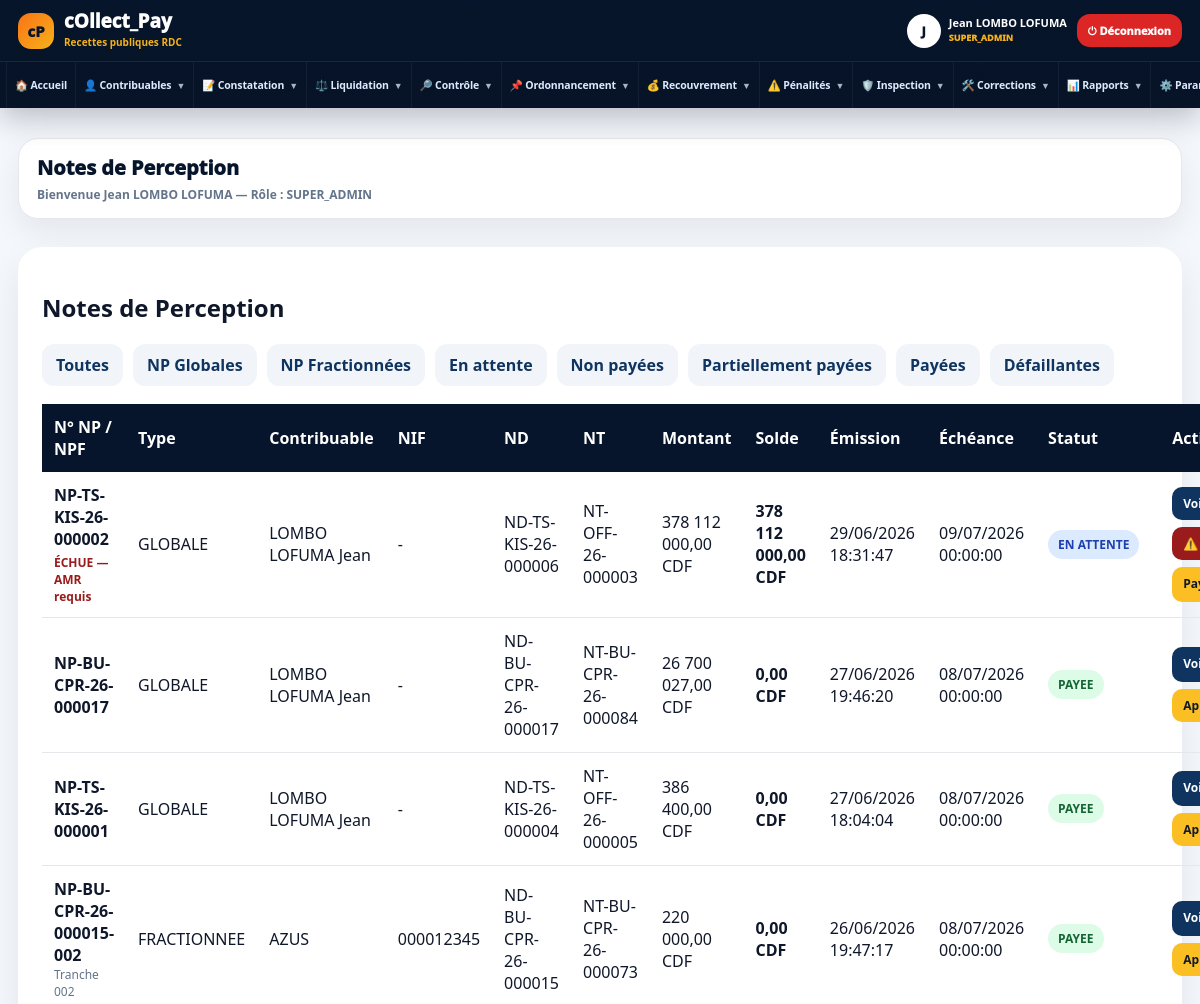
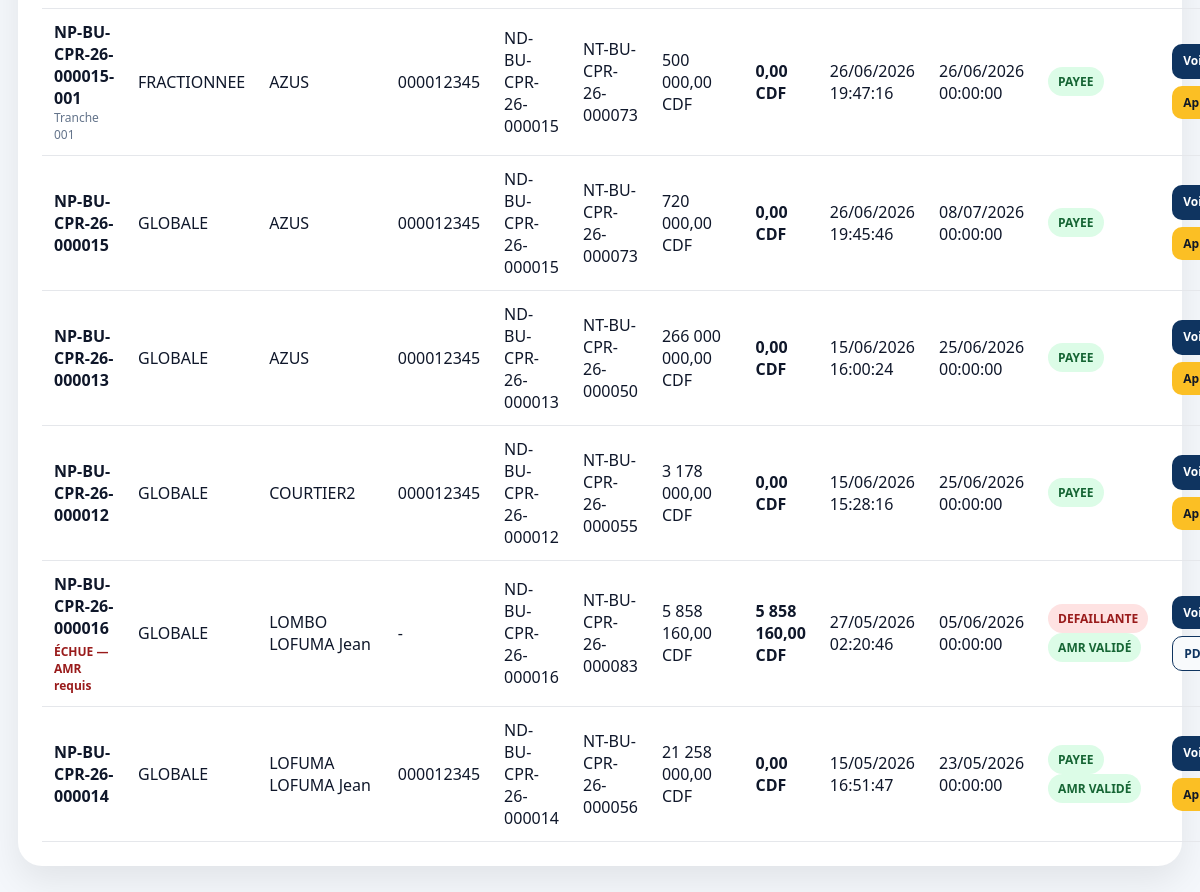
Page /modules/ordonnancement/np_list.php (signed in) on the committed database (2 pictures, top to bottom).
### tables this page shows
CREATE TABLE `notes_perception` (
  `id` int(11) NOT NULL,
  `numero_np` varchar(80) NOT NULL,
  `note_debit_id` int(11) NOT NULL,
  `date_ordonnancement` date DEFAULT NULL,
  `date_echeance` date DEFAULT NULL,
  `montant_total` decimal(18,2) DEFAULT 0.00,
  `penalite_recouvrement` decimal(18,2) DEFAULT 0.00,
  `banque_id` int(11) DEFAULT NULL,
  `compte_bancaire` varchar(150) DEFAULT NULL,
  `est_fractionnee` tinyint(1) DEFAULT 0,
  `statut_fractionnement` enum('aucun','en_cours','fractionnee') DEFAULT 'aucun',
  `statut` enum('en_attente','non_payee','partiellement_payee','payee','defaillante','annulee') DEFAULT 'en_attente',
  `user_ordonnateur_id` int(11) DEFAULT NULL,
  `created_at` timestamp NOT NULL DEFAULT current_timestamp(),
  `type_np` enum('globale','fractionnee') DEFAULT 'globale',
  `np_mere_id` int(11) DEFAULT NULL,
  `avis_fractionnement_id` int(11) DEFAULT NULL,
  `numero_tranche` int(11) DEFAULT NULL,
  `declarant_nom` varchar(150) DEFAULT NULL,
  `montant_initial` decimal(18,2) DEFAULT 0.00,
  `montant_paye` decimal(18,2) DEFAULT 0.00,
  `solde_restant` decimal(18,2) DEFAULT 0.00,
  `date_emission` datetime DEFAULT NULL,
  `annotation_autorite` text DEFAULT NULL,
  `sceau_appose` tinyint(1) DEFAULT 0,
  `penalite_assiette` decimal(18,2) DEFAULT 0.00
);

CREATE TABLE `contribuables` (
  `id` int(11) NOT NULL,
  `type_personne` enum('physique','morale','etablissement','ong','autres') NOT NULL,
  `raison_sociale` varchar(255) DEFAULT NULL,
  `nom` varchar(150) DEFAULT NULL,
  `postnom` varchar(150) DEFAULT NULL,
  `prenom` varchar(150) DEFAULT NULL,
  `nif` varchar(100) DEFAULT NULL,
  `rccm` varchar(100) DEFAULT NULL,
  `telephone` varchar(50) DEFAULT NULL,
  `email` varchar(150) DEFAULT NULL,
  `adresse` text DEFAULT NULL,
  `ville` varchar(150) DEFAULT NULL,
  `territoire` varchar(150) DEFAULT NULL,
  `province` varchar(150) DEFAULT NULL,
  `actif` tinyint(1) DEFAULT 1,
  `created_at` timestamp NOT NULL DEFAULT current_timestamp(),
  `code_contribuable` varchar(50) DEFAULT NULL,
  `id_national` varchar(100) DEFAULT NULL,
  `telephone_secondaire` varchar(50) DEFAULT NULL,
  `commune` varchar(150) DEFAULT NULL,
  `quartier` varchar(150) DEFAULT NULL,
  `avenue` varchar(150) DEFAULT NULL,
  `numero_parcelle` varchar(50) DEFAULT NULL,
  `latitude` decimal(12,8) DEFAULT NULL,
  `longitude` decimal(12,8) DEFAULT NULL,
  `photo` varchar(255) DEFAULT NULL,
  `statut` enum('actif','suspendu','radie','decede','contentieux') DEFAULT 'actif'
);

CREATE TABLE `notes_debit` (
  `id` int(11) NOT NULL,
  `numero_nd` varchar(80) NOT NULL,
  `note_taxation_id` int(11) DEFAULT NULL,
  `date_liquidation` date DEFAULT NULL,
  `total_exigible` decimal(18,2) DEFAULT 0.00,
  `penalite_assiette` decimal(18,2) DEFAULT 0.00,
  `observation` text DEFAULT NULL,
  `statut` enum('en_controle','validee','rejete') DEFAULT 'en_controle',
  `ordonnancement_effectue` tinyint(1) DEFAULT 0,
  `user_liquidateur_id` int(11) DEFAULT NULL,
  `created_at` timestamp NOT NULL DEFAULT current_timestamp(),
  `decision` enum('conforme','rejetee','corriger') DEFAULT 'conforme',
  `date_validation` datetime DEFAULT NULL,
  `user_validateur_id` int(11) DEFAULT NULL,
  `montant_acte` decimal(18,2) DEFAULT 0.00,
  `montant_frais_admin` decimal(18,2) DEFAULT 0.00,
  `montant_frais_tech` decimal(18,2) DEFAULT 0.00,
  `montant_total` decimal(18,2) DEFAULT 0.00,
  `penalite_recouvrement` decimal(18,2) DEFAULT 0.00
);

CREATE TABLE `notes_taxation` (
  `id` int(11) NOT NULL,
  `numero_nt` varchar(80) NOT NULL,
  `contribuable_id` int(11) NOT NULL,
  `centre_id` int(11) NOT NULL,
  `service_id` int(11) NOT NULL,
  `exercice` int(11) NOT NULL,
  `statut` enum('brouillon','en_attente_liquidation','liquidee','rejetee','annulee') DEFAULT 'brouillon',
  `total_estime` decimal(18,2) DEFAULT 0.00,
  `devise` varchar(10) DEFAULT 'CDF',
  `taux_change` decimal(18,4) DEFAULT 1.0000,
  `user_taxateur_id` int(11) DEFAULT NULL,
  `created_at` timestamp NOT NULL DEFAULT current_timestamp(),
  `montant_acte_total` decimal(18,2) DEFAULT 0.00,
  `montant_frais_admin_total` decimal(18,2) DEFAULT 0.00,
  `montant_frais_tech_total` decimal(18,2) DEFAULT 0.00,
  `penalite_assiette` decimal(18,2) DEFAULT 0.00,
  `penalite_recouvrement` decimal(18,2) DEFAULT 0.00,
  `source_creation` enum('WEB','PWA_OFFLINE','MOBILE','API') DEFAULT 'WEB'
);

### modules/ordonnancement/np_list.php (the view, shortened to what this page needs)
<?php
require_once "../../auth/check_auth.php";
$params = [];
$whereSql = "";
$stmt = $pdo->prepare("
    SELECT
        np.*,
        nd.numero_nd,
        nt.numero_nt,
        c.type_personne,
        c.raison_sociale,
        c.nom,
        c.postnom,
        c.prenom,
        c.nif
    FROM notes_perception np
    JOIN notes_debit nd ON np.note_debit_id = nd.id
    JOIN notes_taxation nt ON nd.note_taxation_id = nt.id
    JOIN contribuables c ON nt.contribuable_id = c.id
    $whereSql
    ORDER BY np.date_emission DESC
");
$stmt->execute($params);
$notes = $stmt->fetchAll();
function nomContribuableNPList($c)
{
    if (!empty($c['raison_sociale'])) return $c['raison_sociale'];
    return trim(($c['nom'] ?? '') . ' ' . ($c['postnom'] ?? '') . ' ' . ($c['prenom'] ?? ''));
}
function formatDateNPList($date)
{
    return date('d/m/Y H:i:s', strtotime($date));
}
function badgeNP($statut)
{
    $statut = $statut ?? '';
    $label = strtoupper(str_replace('_', ' ', $statut));
    if ($statut === 'payee') {
        return "<span class='badge green'>$label</span>";
    }
    if ($statut === 'defaillante') {
        return "<span class='badge red'>$label</span>";
    }
    return "<span class='badge blue'>$label</span>";
}
function peutPayerNP($n)
{
    return in_array(($n['statut'] ?? ''), [
        'en_attente',
        'non_payee',
        'partiellement_payee',
        'defaillante'
    ]) && (float)($n['solde_restant'] ?? 0) > 0;
}
function getAMRNote($pdo, $noteId)
{
    $stmt = $pdo->prepare("
        SELECT id, statut
        FROM amr
        WHERE note_perception_id = ?
        LIMIT 1
    ");
    $stmt->execute([$noteId]);
    return $stmt->fetch();
}
function noteEstEchue($n)
{
    return (
        !empty($n['date_echeance']) &&
        strtotime(date('Y-m-d')) > strtotime(date('Y-m-d', strtotime($n['date_echeance'])))
    );
}
?>
<!DOCTYPE html>
<html lang="fr">
<head>
<link rel="stylesheet" href="/collect_pay/assets/css/admin.css">
</head>
<body>
<div class="admin-layout">
<?php require_once "../../includes/sidebar.php"; ?>
<main class="main-content">
<?php require_once "../../includes/topbar.php"; ?>
<div class="panel">
    <h2>Notes de Perception</h2>
    <div class="filters">
        <a href="np_list.php">Toutes</a>
        <a href="np_list.php?type=globale">NP Globales</a>
        <a href="np_list.php?type=fractionnee">NP Fractionnées</a>
        <a href="np_list.php?statut=en_attente">En attente</a>
        <a href="np_list.php?statut=non_payee">Non payées</a>
        <a href="np_list.php?statut=partiellement_payee">Partiellement payées</a>
        <a href="np_list.php?statut=payee">Payées</a>
        <a href="np_list.php?statut=defaillante">Défaillantes</a>
    </div>
    <table class="table-premium">
        <tr>
            <th>N° NP / NPF</th>
            <th>Type</th>
            <th>Contribuable</th>
            <th>NIF</th>
            <th>ND</th>
            <th>NT</th>
            <th>Montant</th>
            <th>Solde</th>
            <th>Émission</th>
            <th>Échéance</th>
            <th>Statut</th>
            <th>Actions</th>
        </tr>
        <?php foreach ($notes as $n): ?>
            <?php
            $echue = noteEstEchue($n);
            $amr = getAMRNote($pdo, $n['id']);
            ?>
            <tr>
                <td>
                    <strong><?= htmlspecialchars($n['numero_np']) ?></strong>
                    <?php if (($n['type_np'] ?? '') === 'fractionnee'): ?>
                        <div class="small-muted">
                            Tranche <?= str_pad((int)($n['numero_tranche'] ?? 0), 3, '0', STR_PAD_LEFT) ?>
                        </div>
                    <?php endif; ?>
                    <?php if ($echue && ($n['statut'] ?? '') !== 'payee'): ?>
                        <div class="warning-text">
                            ÉCHUE — AMR requis
                        </div>
                    <?php endif; ?>
                </td>
                <td><?= strtoupper(htmlspecialchars($n['type_np'] ?? '-')) ?></td>
                <td><?= htmlspecialchars(nomContribuableNPList($n)) ?></td>
                <td><?= htmlspecialchars($n['nif'] ?? '-') ?></td>
                <td><?= htmlspecialchars($n['numero_nd']) ?></td>
                <td><?= htmlspecialchars($n['numero_nt']) ?></td>
                <td><?= number_format($n['montant_initial'] ?? 0, 2, ',', ' ') ?> CDF</td>
                <td><strong><?= number_format($n['solde_restant'] ?? 0, 2, ',', ' ') ?> CDF</strong></td>
                <td><?= htmlspecialchars(formatDateNPList($n['date_emission'] ?? null)) ?></td>
                <td><?= htmlspecialchars(formatDateNPList($n['date_echeance'] ?? null)) ?></td>
                <td>
                    <?= badgeNP($n['statut'] ?? '') ?>
                    <?php if ($amr): ?>
                        <br>
                        <?php if ($amr['statut'] === 'valide'): ?>
                            <span class="badge green">AMR VALIDÉ</span>
                        <?php elseif ($amr['statut'] === 'emis'): ?>
                            <span class="badge purple">AMR ÉMIS</span>
                        <?php else: ?>
                            <span class="badge red">AMR REJETÉ</span>
                        <?php endif; ?>
                    <?php endif; ?>
                </td>
                <td>
                    <div class="action-buttons">
                        <a class="btn-view"
                           href="np_view.php?numero=<?= urlencode($n['numero_np']) ?>">
                            Voir
                        </a>
                        <?php if (
                            $echue &&
                            ($n['statut'] ?? '') !== 'payee' &&
                            !$amr
                        ): ?>
                            <a class="btn-amr"
                               href="/collect_pay/modules/recouvrement/amr_generate.php?numero=<?= urlencode($n['numero_np']) ?>">
                                ⚠️ Générer AMR
                            </a>
                        <?php endif; ?>
                        <?php if (peutPayerNP($n)): ?>
                            <a class="btn-pay"
                               href="/collect_pay/modules/recouvrement/paiement_add.php?numero=<?= urlencode($n['numero_np']) ?>">
                                Payer
                            </a>
                        <?php endif; ?>
                        <?php if (($n['type_np'] ?? '') === 'fractionnee'): ?>
                            <a class="btn-pdf"
                               target="_blank"
                               href="/collect_pay/reports/npf_pdf.php?numero=<?= urlencode($n['numero_np']) ?>">
                                PDF
                            </a>
                        <?php else: ?>
                            <a class="btn-pdf"
                               target="_blank"
                               href="/collect_pay/reports/np_pdf.php?numero=<?= urlencode($n['numero_np']) ?>">
                                PDF
                            </a>
                        <?php endif; ?>
                        <?php if (($n['statut'] ?? '') === 'payee'): ?>
                            <a class="btn-pay"
                               href="/collect_pay/modules/recouvrement/apurement_process.php?numero=<?= urlencode($n['numero_np']) ?>">
                                Apurer
                            </a>
                        <?php endif; ?>
                    </div>
                </td>
            </tr>
        <?php endforeach; ?>
    </table>
</div>
</main>
</div>
</body>
</html>

### assets/css/admin.css (style rules this page uses)
* { box-sizing: border-box; }
body { margin: 0; font-family: 'Segoe UI', sans-serif; background: #f4f7fb; color: #1f2937; }
.admin-layout { min-height: 100vh; }
.main-content { margin-left: 280px; width: calc(100% - 280px); padding: 28px; transition: all .35s ease; }
.panel { background: white; border-radius: 24px; padding: 24px; margin-top: 28px; box-shadow: 0 15px 35px rgba(0,0,0,.08); }
.table-premium { width: 100%; border-collapse: collapse; }
.table-premium th { background: #06152b; color: white; padding: 12px; text-align: left; }
.table-premium td { padding: 12px; border-bottom: 1px solid #e5e7eb; }

### modules/ordonnancement/np_list.php (style rules this page uses)
.filters { display:flex; gap:10px; flex-wrap:wrap; margin-bottom:18px; }
.filters a { text-decoration:none; padding:10px 14px; border-radius:12px; font-weight:900; background:#f1f5f9; color:#0f3460; }
.badge { padding:6px 10px; border-radius:999px; font-weight:900; display:inline-block; font-size:12px; }
.badge.green { background:#dcfce7;color:#166534 }
.badge.red { background:#fee2e2;color:#991b1b }
.badge.blue { background:#dbeafe;color:#1e40af }
.action-buttons { display:flex; gap:7px; flex-wrap:wrap; }
.btn-view, .btn-pay, .btn-pdf, .btn-amr { display:inline-block; padding:8px 11px; border-radius:10px; text-decoration:none; font-weight:900; font-size:12px; white-space:nowrap; }
.btn-view { background:#0f3460;color:white }
.btn-pay { background:#fbbf24;color:#111827 }
.btn-pdf { background:#f8fafc;color:#0f3460;border:1px solid #0f3460 }
.btn-amr { background:#991b1b;color:white }
.small-muted { color:#64748b; font-size:12px; }
.warning-text { color:#991b1b; font-weight:900; font-size:12px; margin-top:4px; }

### includes/sidebar.php (style rules this page uses)
:root { --cp-navy:#06152b;--cp-blue:#0f3460;--cp-gold:#f6b21a;--cp-bg:#f4f7fb;--cp-border:#e5e7eb;--cp-text:#0f172a;--cp-muted:#64748b }
html,body { margin:0!important;padding:0!important;background:var(--cp-bg)!important;font-family:'Segoe UI',Arial,sans-serif!important;color:var(--cp-text)!important;overflow-x:hidden!important }
.admin-layout { min-height:100vh!important;display:block!important }
.main-content,.cp-main,main { margin-left:0!important;width:100%!important;max-width:100%!important;min-height:100vh!important;padding:0 18px 26px!important }

### rows in the picture
notes_perception: numero_np "NP-TS-KIS-26-000002", statut "ÉCHUE — AMR requis", type_np "GLOBALE", contribuables.raison_sociale "LOMBO LOFUMA Jean", contribuables.nif "-", note_debit.numero_nd "ND-TS-KIS-26-000006", notes_taxation.numero_nt "NT-OFF-26-000003", montant_initial "378 112 000,00", solde_restant "378 112 000,00", date_emission "29/06/2026 18:31:47", date_echeance "09/07/2026 00:00:00"
notes_perception: numero_np "NP-BU-CPR-26-000017", type_np "GLOBALE", contribuables.raison_sociale "LOMBO LOFUMA Jean", contribuables.nif "-", note_debit.numero_nd "ND-BU-CPR-26-000017", notes_taxation.numero_nt "NT-BU-CPR-26-000084", montant_initial "26 700 027,00", solde_restant "0,00", date_emission "27/06/2026 19:46:20", date_echeance "08/07/2026 00:00:00"
notes_perception: numero_np "NP-TS-KIS-26-000001", type_np "GLOBALE", contribuables.raison_sociale "LOMBO LOFUMA Jean", contribuables.nif "-", note_debit.numero_nd "ND-TS-KIS-26-000004", notes_taxation.numero_nt "NT-OFF-26-000005", montant_initial "386 400,00", solde_restant "0,00", date_emission "27/06/2026 18:04:04", date_echeance "08/07/2026 00:00:00"
notes_perception: numero_np "NP-BU-CPR-26-000015-002", numero_tranche "002", type_np "FRACTIONNEE", contribuables.raison_sociale "AZUS", contribuables.nif "000012345", note_debit.numero_nd "ND-BU-CPR-26-000015", notes_taxation.numero_nt "NT-BU-CPR-26-000073", montant_initial "220 000,00", solde_restant "0,00", date_emission "26/06/2026 19:47:17", date_echeance "08/07/2026 00:00:00"
notes_perception: numero_np "NP-BU-CPR-26-000015-001", numero_tranche "001", type_np "FRACTIONNEE", contribuables.raison_sociale "AZUS", contribuables.nif "000012345", note_debit.numero_nd "ND-BU-CPR-26-000015", notes_taxation.numero_nt "NT-BU-CPR-26-000073", montant_initial "500 000,00", solde_restant "0,00", date_emission "26/06/2026 19:47:16", date_echeance "26/06/2026 00:00:00"
notes_perception: numero_np "NP-BU-CPR-26-000015", type_np "GLOBALE", contribuables.raison_sociale "AZUS", contribuables.nif "000012345", note_debit.numero_nd "ND-BU-CPR-26-000015", notes_taxation.numero_nt "NT-BU-CPR-26-000073", montant_initial "720 000,00", solde_restant "0,00", date_emission "26/06/2026 19:45:46", date_echeance "08/07/2026 00:00:00"
notes_perception: numero_np "NP-BU-CPR-26-000013", type_np "GLOBALE", contribuables.raison_sociale "AZUS", contribuables.nif "000012345", note_debit.numero_nd "ND-BU-CPR-26-000013", notes_taxation.numero_nt "NT-BU-CPR-26-000050", montant_initial "266 000 000,00", solde_restant "0,00", date_emission "15/06/2026 16:00:24", date_echeance "25/06/2026 00:00:00"
notes_perception: numero_np "NP-BU-CPR-26-000012", type_np "GLOBALE", contribuables.raison_sociale "COURTIER2", contribuables.nif "000012345", note_debit.numero_nd "ND-BU-CPR-26-000012", notes_taxation.numero_nt "NT-BU-CPR-26-000055", montant_initial "3 178 000,00", solde_restant "0,00", date_emission "15/06/2026 15:28:16", date_echeance "25/06/2026 00:00:00"
notes_perception: numero_np "NP-BU-CPR-26-000016", statut "ÉCHUE — AMR requis", type_np "GLOBALE", contribuables.raison_sociale "LOMBO LOFUMA Jean", contribuables.nif "-", note_debit.numero_nd "ND-BU-CPR-26-000016", notes_taxation.numero_nt "NT-BU-CPR-26-000083", montant_initial "5 858 160,00", solde_restant "5 858 160,00", date_emission "27/05/2026 02:20:46", date_echeance "05/06/2026 00:00:00", shows "AMR VALIDÉ"
notes_perception: numero_np "NP-BU-CPR-26-000014", type_np "GLOBALE", contribuables.nom+postnom+prenom "LOFUMA LOFUMA Jean", contribuables.nif "000012345", note_debit.numero_nd "ND-BU-CPR-26-000014", notes_taxation.numero_nt "NT-BU-CPR-26-000056", montant_initial "21 258 000,00", solde_restant "0,00", date_emission "15/05/2026 16:51:47", date_echeance "23/05/2026 00:00:00", shows "AMR VALIDÉ"

### other values in the picture
substr($nom,0,1) "J"
$nom "Jean LOMBO LOFUMA"
$role "SUPER_ADMIN"
$page_title "Notes de Perception"
